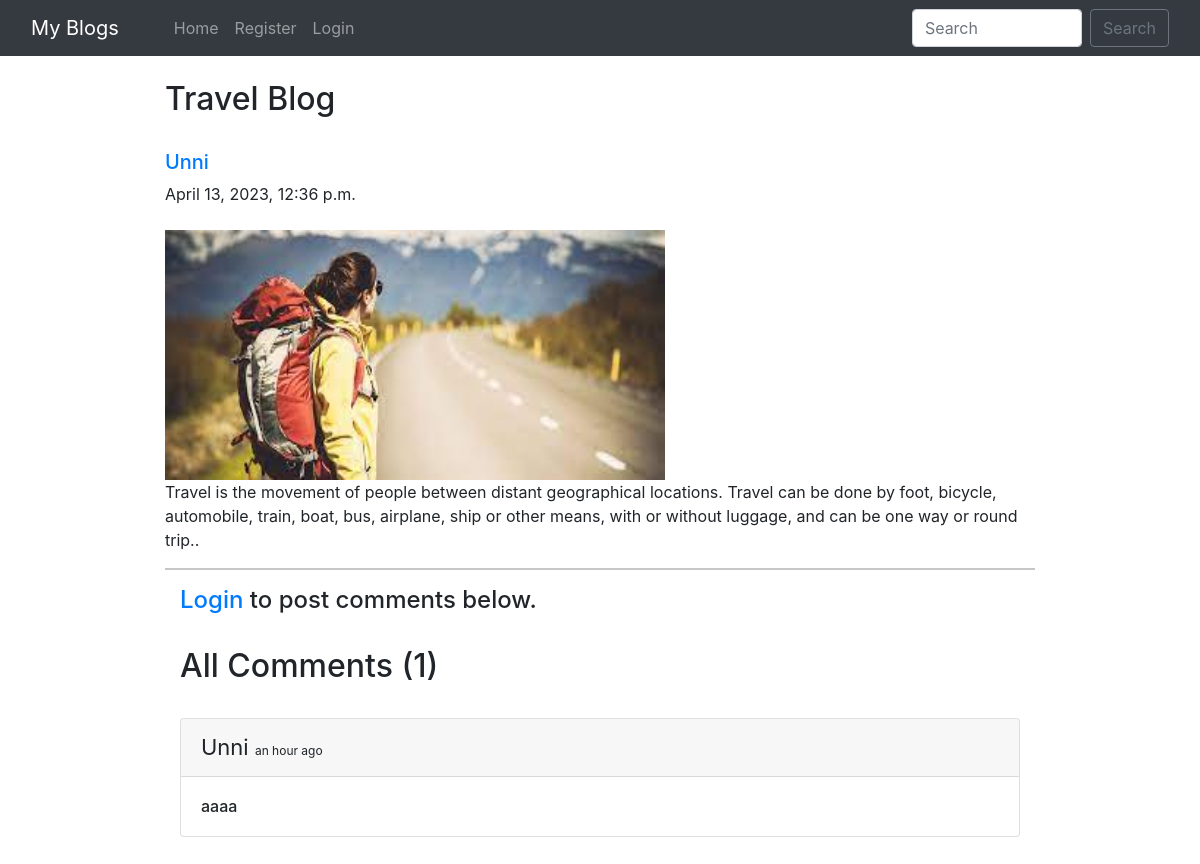
/blog/Travel Blog/, run on the app's committed database.
### home/models.py (models this page shows, shortened)
class BlogPost(models.Model):
    id = models.BigAutoField(primary_key=True)
    title=models.CharField(max_length=255)
    author= models.ForeignKey(User, on_delete=models.CASCADE)
    slug=models.CharField(max_length=130)
    content=models.TextField()
    image = models.ImageField(upload_to="profile_pics", blank=True, null=True)
    dateTime=models.DateTimeField(auto_now_add=True)

class Comment(models.Model):
    id = models.BigAutoField(primary_key=True)
    user = models.ForeignKey(User, on_delete=models.CASCADE)
    content = models.TextField()
    blog = models.ForeignKey(BlogPost, on_delete=models.CASCADE)
    parent_comment = models.ForeignKey('self', on_delete=models.CASCADE, null=True, blank=True)
    dateTime=models.DateTimeField(default=now)

### home/views.py (the view)
# urls.py: path("blog/<str:slug>/", views.blogs_comments, name="blogs_comments"),
def blogs_comments(request, slug):
    post = BlogPost.objects.filter(slug=slug).first()
    comments = Comment.objects.filter(blog=post)
    if request.method=="POST":
        user = request.user
        content = request.POST.get('content','')
        blog_id =request.POST.get('blog_id','')
        comment = Comment(user = user, content = content, blog=post)
        comment.save()
    return render(request, "blog_comments.html", {'post':post, 'comments':comments})

### home/templates/blog_comments.html (shortened to what this page needs)
{% extends 'base.html' %}
{% block body %}
{% load humanize %}
<div class="container w-75 my-4">
      <h2 class="blog-post-title">{{post.title}}</h2>
      <br>
      <div class="media">
            <div class="media-body">
                  <h5 class="mt-0"><a href="/user_profile/{{post.author.id}}/">{{post.author}}
                        </a></h5>
                  {{post.dateTime}}
            </div>
      </div>
      <br>
      <img src="/media/{{post.image}}" alt="" height="250px" width="500px">
      <br>
      <p>{{post.content}}.</p>
      <hr>
      {% if user.is_authenticated %}
      <div class="container">
            <h2>Add Comments Here</h2>
            <form action="/blog/{{post.slug}}/" method="POST"> {% csrf_token %}
                  <div class="form-floating">
                        <textarea class="form-control" placeholder="Leave a comment here" id="floatingTextarea2"
                              style="height: 100px" id="content" name="content"></textarea>
                        <label for="floatingTextarea2">Leave a comment here.</label>
                        <br>
                        <button type="submit" class="btn btn-primary">Comment</button>
                  </div>
            </form>
            {% else %}
            <div class="container">
                  <h4><a href="/login/">Login</a> to post comments below.</h4>
                  {% endif %}
                  <br>
                  <h2>All Comments ({{comments.count}})</h2>
                  <br>
                  {% for comment in comments %}
                  <div class="card">
                        <div class="card-header">
                              <span style="font-size: 22px;">{{comment.user}} </span> <span
                                    style="font-size: 12px;">{{comment.dateTime | naturaltime}}</span>
                        </div>
                        <div class="card-body">
                              <h6 class="card-text">{{comment.content}}</h6>
                        </div>
                  </div>
                  <br>
                  {% endfor %}
            </div>
      </div>
      {% endblock %}

### home/templates/base.html (shortened to what this page needs)
<!doctype html>
<html lang="en">
  <head>
    <link href="//maxcdn.bootstrapcdn.com/bootstrap/4.1.1/css/bootstrap.min.css" rel="stylesheet" id="bootstrap-css">
    <link href="https://cdn.jsdelivr.net/npm/bootstrap@5.0.2/dist/css/bootstrap.min.css" rel="stylesheet">
    <link rel="stylesheet" href="https://maxcdn.bootstrapcdn.com/bootstrap/4.0.0/css/bootstrap.min.css">
  </head>
  <body>
    <nav class="navbar navbar-expand-lg navbar-dark bg-dark sticky-top">
        <div class="container-fluid">
          <a class="navbar-brand" href="#">My Blogs</a>
          <div class="collapse navbar-collapse" id="navbarSupportedContent">
          <div class="container mx-3">
            <ul class="navbar-nav me-auto mb-2 mb-lg-0">
              <li class="nav-item">
                <a class="nav-link {% block homeactive %} {% endblock homeactive %}" aria-current="page" href="/">Home</a>
              </li>
              {% if user.is_authenticated %}
              <li class="nav-item">
                <a class="nav-link {% block add_blogs_active %} {% endblock add_blogs_active %}" href="/add_blogs/">Add Blogs</a>
              </li>
              <li class="nav-item">
                <a class="nav-link active" href="#">Hello {{request.user}}</a>
              </li>
              <li class="nav-item">
                <a class="nav-link {% block profileactive %} {% endblock profileactive %}" href="/profile/">Profile</a>
              </li>
              <li class="nav-item">
                <a class="nav-link" href="/logout/">Logout</a>
              </li>
              {% else %}
              <li class="nav-item">
                <a class="nav-link {% block registeractive %} {% endblock registeractive %}" href="/register/">Register</a>
              </li>
               <li class="nav-item">
                <a class="nav-link {% block loginactive %} {% endblock loginactive %}" href="/login/">Login</a>
              </li>
              {% endif %}
            </ul>
            </div>
            <form class="d-flex" method="POST" action="/search/"> {% csrf_token %}
              <input class="form-control me-2" type="search" placeholder="Search" name="searched" id="searched" aria-label="Search">
              <button href="/search/" class="btn btn-outline-secondary" type="submit">Search</button>
            </form>
          </div>
        </div>
      </nav>
      {% block body %}
      {% endblock %}
</body>
</html>

### data on the page
BlogPost: title "Travel Blog", author "Unni", dateTime "April 13, 2023, 12:36 p.m.", image (picture), content "Travel is the movement of people between distant geographical locations. Travel can be done by foot, bicycle, automobile, train, boat, bus, airplane, ship or other means, with or without luggage, and can be one way or round trip."
Comment: user "Unni", dateTime "an hour ago", content "aaaa"

### other printed values
{{ comments.count }} "1"
